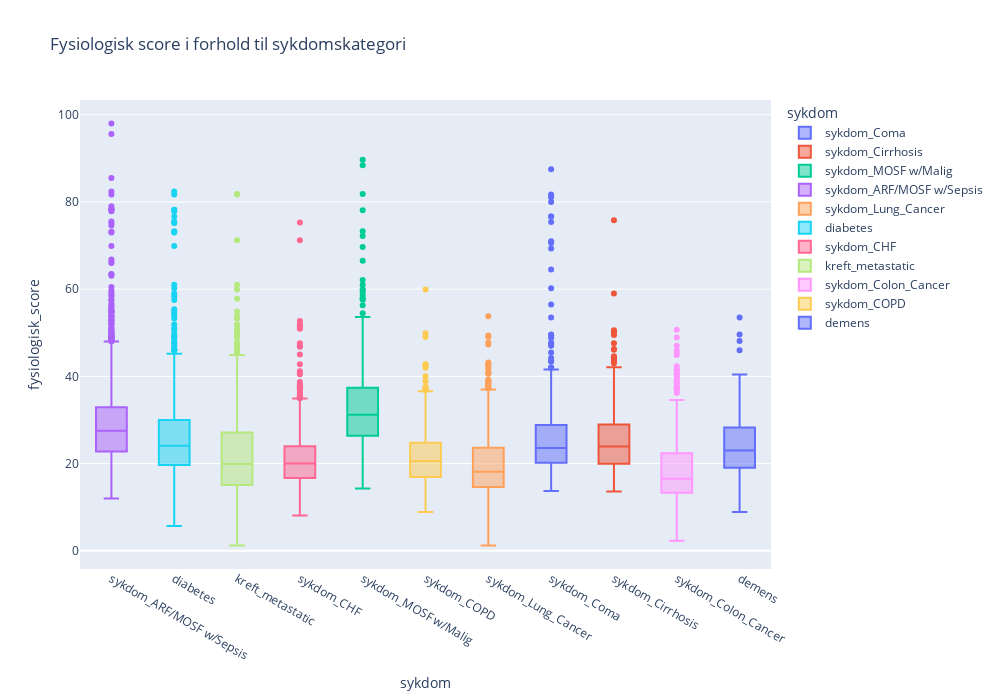

The code cell stored with this chart in its notebook:
### Markdown cell above
#### 3.1.6 Fysiologisk score for hver sykdomskategori

### Code cell
disease_cols = { 
       'kreft_metastatic', 'kreft_yes', 'sykdom_ARF/MOSF w/Sepsis',
       'sykdom_CHF', 'sykdom_COPD', 'sykdom_Cirrhosis', 'sykdom_Colon_Cancer',
       'sykdom_Coma', 'sykdom_Lung_Cancer', 'sykdom_MOSF w/Malig', 'diabetes', 
       'demens'
}
disease_cols = [col for col in disease_cols if col in train_df.columns]

disease_melted = pd.melt(train_df, 
                         id_vars=['fysiologisk_score'], 
                         value_vars=disease_cols,
                         var_name='sykdom',
                         value_name='har_sykdom'
)
disease_melted = disease_melted[disease_melted['har_sykdom'] == True]

fig = px.box(disease_melted, 
             x='sykdom', 
             y='fysiologisk_score',
             color='sykdom',
             title='Fysiologisk score i forhold til sykdomskategori',
             labels={'Fysiologisk score': 'Fysiologisk score', 'sykdom':'sykdom'},
             width=1000,
             height=700
)
fig.update_layout(xaxis={'categoryorder':'total descending'})

### Figure 1 — Plotly figure (JSON) as saved in the notebook; plotly's stock layout.template omitted (floating-point values rounded to 4 significant figures; data arrays with more than 128 entries replaced by an {"elided": "..."} marker saying what was removed)
{"data": [{"alignmentgroup": "True", "hovertemplate": "sykdom=%{x}<br>fysiologisk_score=%{y}<extra></extra>", "legendgroup": "sykdom_Coma", "marker": {"color": "#636efa"}, "name": "sykdom_Coma", "notched": false, "offsetgroup": "sykdom_Coma", "orientation": "v", "showlegend": true, "type": "box", "x": {"elided": "373 str values"}, "x0": " ", "xaxis": "x", "y": {"elided": "373 float values"}, "y0": " ", "yaxis": "y"}, {"alignmentgroup": "True", "hovertemplate": "sykdom=%{x}<br>fysiologisk_score=%{y}<extra></extra>", "legendgroup": "sykdom_Cirrhosis", "marker": {"color": "#EF553B"}, "name": "sykdom_Cirrhosis", "notched": false, "offsetgroup": "sykdom_Cirrhosis", "orientation": "v", "showlegend": true, "type": "box", "x": {"elided": "285 str values"}, "x0": " ", "xaxis": "x", "y": {"elided": "285 float values"}, "y0": " ", "yaxis": "y"}, {"alignmentgroup": "True", "hovertemplate": "sykdom=%{x}<br>fysiologisk_score=%{y}<extra></extra>", "legendgroup": "sykdom_MOSF w/Malig", "marker": {"color": "#00cc96"}, "name": "sykdom_MOSF w/Malig", "notched": false, "offsetgroup": "sykdom_MOSF w/Malig", "orientation": "v", "showlegend": true, "type": "box", "x": {"elided": "436 str values"}, "x0": " ", "xaxis": "x", "y": {"elided": "436 float values"}, "y0": " ", "yaxis": "y"}, {"alignmentgroup": "True", "hovertemplate": "sykdom=%{x}<br>fysiologisk_score=%{y}<extra></extra>", "legendgroup": "sykdom_ARF/MOSF w/Sepsis", "marker": {"color": "#ab63fa"}, "name": "sykdom_ARF/MOSF w/Sepsis", "notched": false, "offsetgroup": "sykdom_ARF/MOSF w/Sepsis", "orientation": "v", "showlegend": true, "type": "box", "x": {"elided": "2100 str values"}, "x0": " ", "xaxis": "x", "y": {"elided": "2100 float values"}, "y0": " ", "yaxis": "y"}, {"alignmentgroup": "True", "hovertemplate": "sykdom=%{x}<br>fysiologisk_score=%{y}<extra></extra>", "legendgroup": "sykdom_Lung_Cancer", "marker": {"color": "#FFA15A"}, "name": "sykdom_Lung_Cancer", "notched": false, "offsetgroup": "sykdom_Lung_Cancer", "orientation": "v", "showlegend": true, "type": "box", "x": {"elided": "557 str values"}, "x0": " ", "xaxis": "x", "y": {"elided": "557 float values"}, "y0": " ", "yaxis": "y"}, {"alignmentgroup": "True", "hovertemplate": "sykdom=%{x}<br>fysiologisk_score=%{y}<extra></extra>", "legendgroup": "diabetes", "marker": {"color": "#19d3f3"}, "name": "diabetes", "notched": false, "offsetgroup": "diabetes", "orientation": "v", "showlegend": true, "type": "box", "x": {"elided": "1077 str values"}, "x0": " ", "xaxis": "x", "y": {"elided": "1077 float values"}, "y0": " ", "yaxis": "y"}, {"alignmentgroup": "True", "hovertemplate": "sykdom=%{x}<br>fysiologisk_score=%{y}<extra></extra>", "legendgroup": "sykdom_CHF", "marker": {"color": "#FF6692"}, "name": "sykdom_CHF", "notched": false, "offsetgroup": "sykdom_CHF", "orientation": "v", "showlegend": true, "type": "box", "x": {"elided": "799 str values"}, "x0": " ", "xaxis": "x", "y": {"elided": "799 float values"}, "y0": " ", "yaxis": "y"}, {"alignmentgroup": "True", "hovertemplate": "sykdom=%{x}<br>fysiologisk_score=%{y}<extra></extra>", "legendgroup": "kreft_metastatic", "marker": {"color": "#B6E880"}, "name": "kreft_metastatic", "notched": false, "offsetgroup": "kreft_metastatic", "orientation": "v", "showlegend": true, "type": "box", "x": {"elided": "1113 str values"}, "x0": " ", "xaxis": "x", "y": {"elided": "1113 float values"}, "y0": " ", "yaxis": "y"}, {"alignmentgroup": "True", "hovertemplate": "sykdom=%{x}<br>fysiologisk_score=%{y}<extra></extra>", "legendgroup": "sykdom_Colon_Cancer", "marker": {"color": "#FF97FF"}, "name": "sykdom_Colon_Cancer", "notched": false, "offsetgroup": "sykdom_Colon_Cancer", "orientation": "v", "showlegend": true, "type": "box", "x": {"elided": "292 str values"}, "x0": " ", "xaxis": "x", "y": {"elided": "292 float values"}, "y0": " ", "yaxis": "y"}, {"alignmentgroup": "True", "hovertemplate": "sykdom=%{x}<br>fysiologisk_score=%{y}<extra></extra>", "legendgroup": "sykdom_COPD", "marker": {"color": "#FECB52"}, "name": "sykdom_COPD", "notched": false, "offsetgroup": "sykdom_COPD", "orientation": "v", "showlegend": true, "type": "box", "x": {"elided": "571 str values"}, "x0": " ", "xaxis": "x", "y": {"elided": "571 float values"}, "y0": " ", "yaxis": "y"}, {"alignmentgroup": "True", "hovertemplate": "sykdom=%{x}<br>fysiologisk_score=%{y}<extra></extra>", "legendgroup": "demens", "marker": {"color": "#636efa"}, "name": "demens", "notched": false, "offsetgroup": "demens", "orientation": "v", "showlegend": true, "type": "box", "x": {"elided": "187 str values"}, "x0": " ", "xaxis": "x", "y": {"elided": "187 float values"}, "y0": " ", "yaxis": "y"}], "layout": {"boxmode": "overlay", "height": 700, "legend": {"title": {"text": "sykdom"}, "tracegroupgap": 0}, "title": {"text": "Fysiologisk score i forhold til sykdomskategori"}, "width": 1000, "xaxis": {"anchor": "y", "categoryarray": ["sykdom_Coma", "sykdom_Cirrhosis", "sykdom_MOSF w/Malig", "sykdom_ARF/MOSF w/Sepsis", "sykdom_Lung_Cancer", "diabetes", "sykdom_CHF", "kreft_metastatic", "sykdom_Colon_Cancer", "sykdom_COPD", "demens"], "categoryorder": "total descending", "domain": [0, 1], "title": {"text": "sykdom"}}, "yaxis": {"anchor": "x", "domain": [0, 1], "title": {"text": "fysiologisk_score"}}}}
